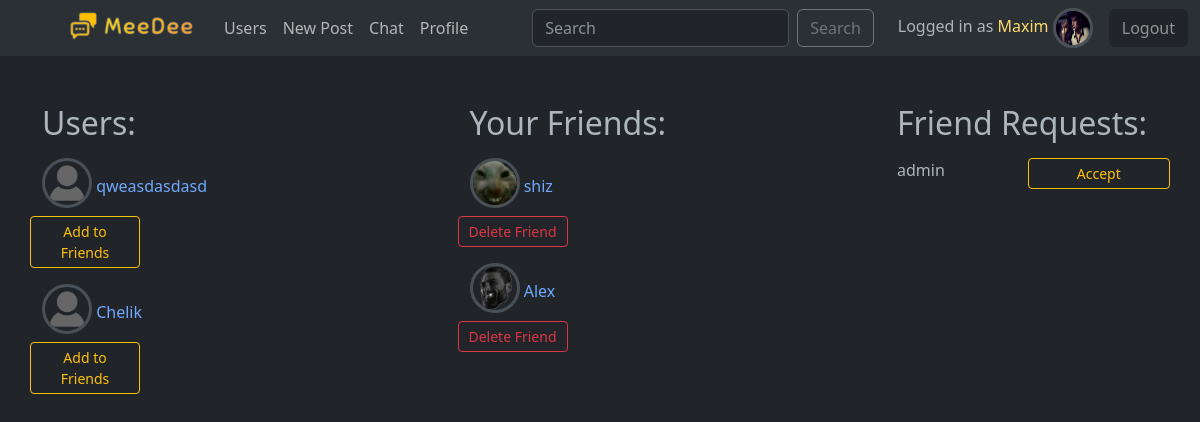
The page /users/ (signed in) on the database as committed earlier.
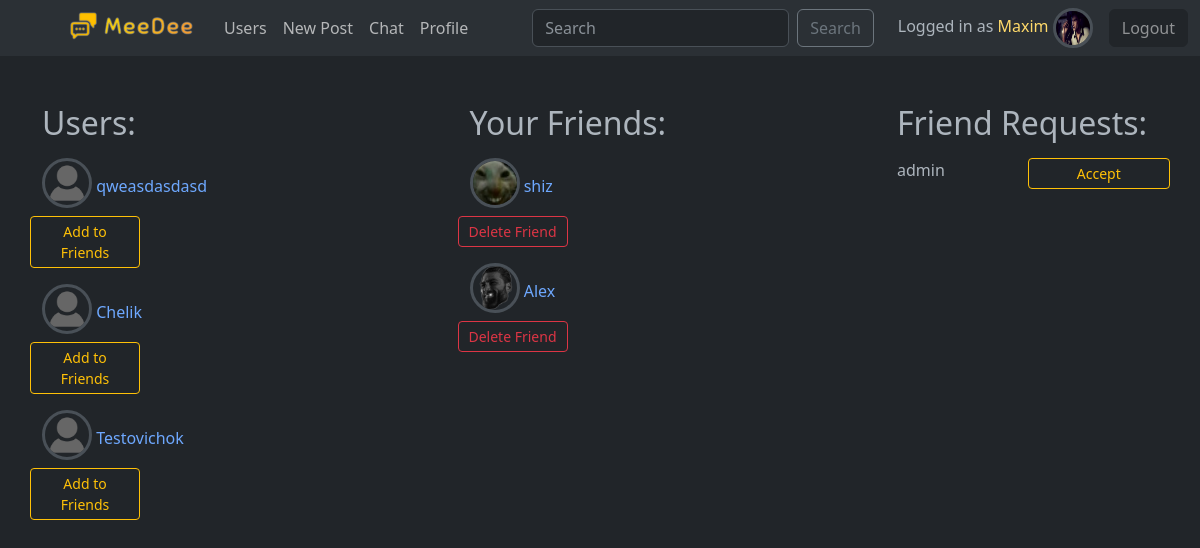
The same page on the database as committed later.
### social/models.py (models this page shows)
class User(AbstractUser):
    friends = models.ManyToManyField("User", blank=True)
    username = models.CharField(max_length=12)
    email = models.EmailField(unique=True)
    bio = models.TextField(max_length=300, blank=True)
    avatar = models.ImageField(upload_to="images", default="no-avatar.png")
    date_of_birth = models.DateField(null=True, blank=True)
    online_status = models.BooleanField(default=False)
    USERNAME_FIELD = "email"
    REQUIRED_FIELDS = ["username"]
    def __str__(self):
        return self.username

class FriendRequest(models.Model):
    from_user = models.ForeignKey(User, related_name="from_user", on_delete=models.CASCADE)
    to_user = models.ForeignKey(User, related_name="to_user", on_delete=models.CASCADE)

### social/views.py (the view)
# urls.py: path('users/', views.UsersListView.as_view(), name='users-list'),
class UsersListView(ListView):
    model = User
    template_name = "social/users_list.html"
    context_object_name = "users"

### social/templates/social/users_list.html (shortened to what this page needs)
{% extends "base.html" %}
{% load static %}
{% block body %}
<div class="container mt-5">
    <div class="row justify-content-between">
        <div class="col-3">
            <h2>Users:</h2>
            {% for user in users %}
                {% if not user.is_superuser %}
                    {% if user not in request.user.friends.all and user != request.user %}
                    <div class="row justify-content-between my-3">
                        <div class="col-8">
                            <a href="{% url 'profile' user.id %}" class='text-decoration-none'>
                                <img src="{{ user.avatar.url }}" alt="" class="border border-3 rounded-circle mb-2" style="width: 50px; height: 50px">
                                <span>{{ user.username }}</span>
                            </a>
                        </div>
                        <a href="{% url 'send-friend-request' user.id %}" style="max-width: 110px;" class="btn btn-outline-warning btn-sm col-6 h-100 align-self-center">Add to Friends</a>
                    </div>
                    {% endif %}
                {% endif %}
            {% endfor %}
        </div>
        <div class="col-3">
            <h2>Your Friends:</h2>
            {% for friend in user.friends.all %}
                {% if friend != request.user %}
                    <div class="row justify-content-between my-3">
                        <div class="col-8">
                            <a href="{% url 'profile' friend.id %}" class='text-decoration-none'>
                                <img src="{{ friend.avatar.url }}" alt="" class="border border-3 rounded-circle mb-2" style="max-width: 50px; height: 50px;">
                                <span>{{ friend.username }}</span>
                            </a>
                        </div>
                        <a href="{% url 'send-friend-request'  friend.id %}" style="max-width: 110px;" class="btn btn-outline-danger btn-sm col-6 h-100 align-self-center">Delete Friend</a>
                    </div>
                {% endif %}
            {% endfor %}
        </div>
        <div class="col-3">
            <h2>Friend Requests:</h2>
            {% for friend_request in request.user.to_user.all %}
                <div class="row justify-content-between my-3">
                    <div class="col-4">{{ friend_request.from_user }}</div>
                    <a href="{% url 'accept-friend-request'  friend_request.id %}" class="btn btn-outline-warning btn-sm col-6">Accept</a>
                </div>
            {% endfor %}
        </div>
    </div>
</div>
{% endblock %}

Rows that differ between the two databases and show on the page:
added User: avatar (placeholder picture), username "Testovichok", shown under "Users:"
